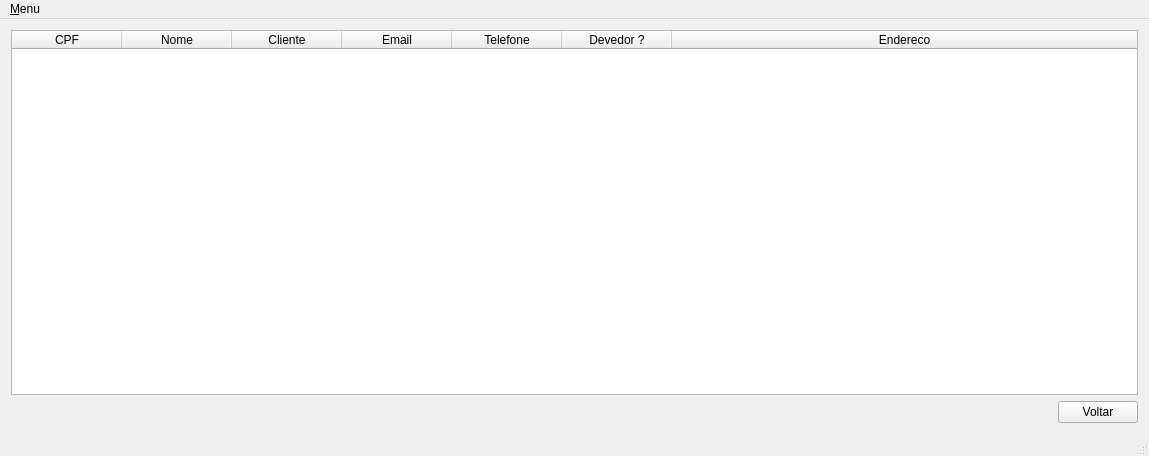
<?xml version="1.0" encoding="UTF-8"?>
<ui version="4.0">
 <class>ListarUsuario</class>
 <widget class="QMainWindow" name="ListarUsuario">
  <property name="geometry">
   <rect>
    <x>0</x>
    <y>0</y>
    <width>1149</width>
    <height>456</height>
   </rect>
  </property>
  <property name="windowTitle">
   <string>Listar Usuario</string>
  </property>
  <property name="windowIcon">
   <iconset resource="arquivos.qrc">
    <normaloff>:/Arquivos/Imagens/listar.png</normaloff>:/Arquivos/Imagens/listar.png</iconset>
  </property>
  <widget class="QWidget" name="centralWidget">
   <layout class="QGridLayout" name="gridLayout">
    <item row="1" column="0">
     <layout class="QHBoxLayout" name="horizontalLayout">
      <item>
       <spacer name="horizontalSpacer">
        <property name="orientation">
         <enum>Qt::Horizontal</enum>
        </property>
        <property name="sizeHint" stdset="0">
         <size>
          <width>278</width>
          <height>20</height>
         </size>
        </property>
       </spacer>
      </item>
      <item>
       <widget class="QPushButton" name="pushButton_AlterarCadastro">
        <property name="text">
         <string>Voltar</string>
        </property>
       </widget>
      </item>
     </layout>
    </item>
    <item row="0" column="0">
     <widget class="QTableWidget" name="tableWidget_Usuarios">
      <property name="editTriggers">
       <set>QAbstractItemView::NoEditTriggers</set>
      </property>
      <property name="iconSize">
       <size>
        <width>20</width>
        <height>20</height>
       </size>
      </property>
      <property name="textElideMode">
       <enum>Qt::ElideMiddle</enum>
      </property>
      <attribute name="horizontalHeaderDefaultSectionSize">
       <number>110</number>
      </attribute>
      <attribute name="horizontalHeaderStretchLastSection">
       <bool>true</bool>
      </attribute>
      <attribute name="verticalHeaderVisible">
       <bool>false</bool>
      </attribute>
      <attribute name="verticalHeaderDefaultSectionSize">
       <number>50</number>
      </attribute>
      <column>
       <property name="text">
        <string>CPF</string>
       </property>
      </column>
      <column>
       <property name="text">
        <string>Nome</string>
       </property>
      </column>
      <column>
       <property name="text">
        <string>Cliente</string>
       </property>
      </column>
      <column>
       <property name="text">
        <string>Email</string>
       </property>
      </column>
      <column>
       <property name="text">
        <string>Telefone</string>
       </property>
      </column>
      <column>
       <property name="text">
        <string>Devedor ?</string>
       </property>
      </column>
      <column>
       <property name="text">
        <string>Endereco</string>
       </property>
      </column>
     </widget>
    </item>
   </layout>
  </widget>
  <widget class="QStatusBar" name="statusBar"/>
  <widget class="QMenuBar" name="menuBar">
   <property name="geometry">
    <rect>
     <x>0</x>
     <y>0</y>
     <width>1149</width>
     <height>20</height>
    </rect>
   </property>
   <widget class="QMenu" name="menuAbrir">
    <property name="title">
     <string>&amp;Menu</string>
    </property>
    <addaction name="action_Consultar_Cadastros"/>
    <addaction name="action_Novo_Cadastro"/>
    <addaction name="actionLimpar"/>
    <addaction name="actionSair"/>
    <addaction name="separator"/>
   </widget>
   <addaction name="menuAbrir"/>
  </widget>
  <action name="action_Novo_Cadastro">
   <property name="icon">
    <iconset resource="arquivos.qrc">
     <normaloff>:/Arquivos/Imagens/usuario.png</normaloff>:/Arquivos/Imagens/usuario.png</iconset>
   </property>
   <property name="text">
    <string>&amp;Novo Cadastro</string>
   </property>
   <property name="shortcut">
    <string>Space</string>
   </property>
  </action>
  <action name="actionLimpar">
   <property name="icon">
    <iconset resource="arquivos.qrc">
     <normaloff>:/Arquivos/Imagens/limpar.png</normaloff>:/Arquivos/Imagens/limpar.png</iconset>
   </property>
   <property name="text">
    <string>&amp;Limpar</string>
   </property>
   <property name="shortcut">
    <string>Backspace</string>
   </property>
  </action>
  <action name="actionSair">
   <property name="icon">
    <iconset resource="arquivos.qrc">
     <normaloff>:/Arquivos/Imagens/sair.png</normaloff>:/Arquivos/Imagens/sair.png</iconset>
   </property>
   <property name="text">
    <string>&amp;Sair</string>
   </property>
   <property name="shortcut">
    <string>Esc</string>
   </property>
  </action>
  <action name="action_Consultar_Cadastros">
   <property name="icon">
    <iconset resource="arquivos.qrc">
     <normaloff>:/Arquivos/Imagens/buscar.png</normaloff>:/Arquivos/Imagens/buscar.png</iconset>
   </property>
   <property name="text">
    <string>&amp;Listar Cadastros</string>
   </property>
   <property name="shortcut">
    <string>Ctrl+S</string>
   </property>
  </action>
 </widget>
 <layoutdefault spacing="6" margin="11"/>
 <tabstops>
  <tabstop>tableWidget_Usuarios</tabstop>
  <tabstop>pushButton_AlterarCadastro</tabstop>
 </tabstops>
 <resources>
  <include location="arquivos.qrc"/>
 </resources>
 <connections/>
</ui>
